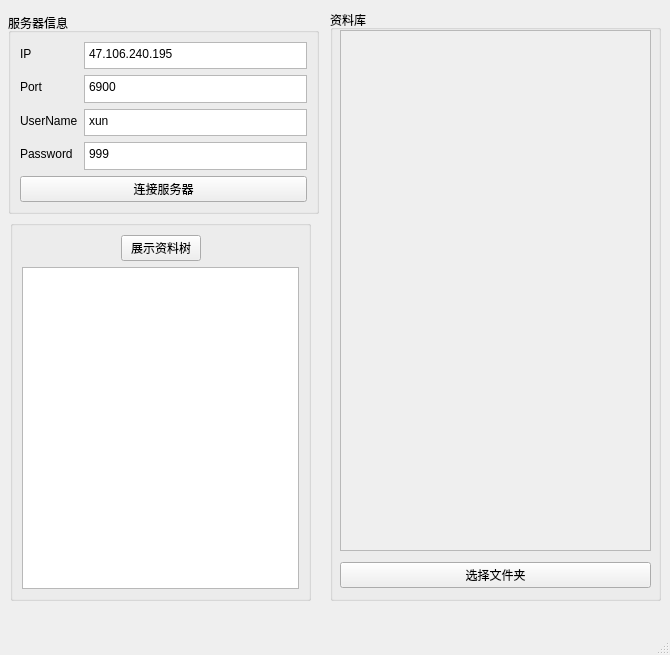
<?xml version="1.0" encoding="UTF-8"?>
<ui version="4.0">
 <class>MainWindow</class>
 <widget class="QMainWindow" name="MainWindow">
  <property name="geometry">
   <rect>
    <x>0</x>
    <y>0</y>
    <width>670</width>
    <height>655</height>
   </rect>
  </property>
  <property name="windowTitle">
   <string>MainWindow</string>
  </property>
  <property name="toolTipDuration">
   <number>-4</number>
  </property>
  <widget class="QWidget" name="centralwidget">
   <widget class="QGroupBox" name="groupBox">
    <property name="geometry">
     <rect>
      <x>8</x>
      <y>13</y>
      <width>311</width>
      <height>201</height>
     </rect>
    </property>
    <property name="title">
     <string>服务器信息</string>
    </property>
    <layout class="QFormLayout" name="formLayout">
     <item row="0" column="0">
      <widget class="QLabel" name="label">
       <property name="text">
        <string>IP</string>
       </property>
      </widget>
     </item>
     <item row="0" column="1">
      <widget class="QTextEdit" name="textEditIP">
       <property name="html">
        <string>&lt;!DOCTYPE HTML PUBLIC &quot;-//W3C//DTD HTML 4.0//EN&quot; &quot;http://www.w3.org/TR/REC-html40/strict.dtd&quot;&gt;
&lt;html&gt;&lt;head&gt;&lt;meta name=&quot;qrichtext&quot; content=&quot;1&quot; /&gt;&lt;meta charset=&quot;utf-8&quot; /&gt;&lt;style type=&quot;text/css&quot;&gt;
p, li { white-space: pre-wrap; }
hr { height: 1px; border-width: 0; }
li.unchecked::marker { content: &quot;\2610&quot;; }
li.checked::marker { content: &quot;\2612&quot;; }
&lt;/style&gt;&lt;/head&gt;&lt;body style=&quot; font-family:'Microsoft YaHei UI'; font-size:9pt; font-weight:400; font-style:normal;&quot;&gt;
&lt;p style=&quot; margin-top:0px; margin-bottom:0px; margin-left:0px; margin-right:0px; -qt-block-indent:0; text-indent:0px;&quot;&gt;47.106.240.195&lt;/p&gt;&lt;/body&gt;&lt;/html&gt;</string>
       </property>
      </widget>
     </item>
     <item row="1" column="0">
      <widget class="QLabel" name="label_2">
       <property name="text">
        <string>Port</string>
       </property>
      </widget>
     </item>
     <item row="1" column="1">
      <widget class="QTextEdit" name="textEditPort">
       <property name="html">
        <string>&lt;!DOCTYPE HTML PUBLIC &quot;-//W3C//DTD HTML 4.0//EN&quot; &quot;http://www.w3.org/TR/REC-html40/strict.dtd&quot;&gt;
&lt;html&gt;&lt;head&gt;&lt;meta name=&quot;qrichtext&quot; content=&quot;1&quot; /&gt;&lt;meta charset=&quot;utf-8&quot; /&gt;&lt;style type=&quot;text/css&quot;&gt;
p, li { white-space: pre-wrap; }
hr { height: 1px; border-width: 0; }
li.unchecked::marker { content: &quot;\2610&quot;; }
li.checked::marker { content: &quot;\2612&quot;; }
&lt;/style&gt;&lt;/head&gt;&lt;body style=&quot; font-family:'Microsoft YaHei UI'; font-size:9pt; font-weight:400; font-style:normal;&quot;&gt;
&lt;p style=&quot; margin-top:0px; margin-bottom:0px; margin-left:0px; margin-right:0px; -qt-block-indent:0; text-indent:0px;&quot;&gt;6900&lt;/p&gt;&lt;/body&gt;&lt;/html&gt;</string>
       </property>
      </widget>
     </item>
     <item row="4" column="0" colspan="2">
      <widget class="QPushButton" name="ConnectButton">
       <property name="text">
        <string>连接服务器</string>
       </property>
      </widget>
     </item>
     <item row="2" column="0">
      <widget class="QLabel" name="label_3">
       <property name="text">
        <string>UserName</string>
       </property>
      </widget>
     </item>
     <item row="2" column="1">
      <widget class="QTextEdit" name="textEditUserName">
       <property name="html">
        <string>&lt;!DOCTYPE HTML PUBLIC &quot;-//W3C//DTD HTML 4.0//EN&quot; &quot;http://www.w3.org/TR/REC-html40/strict.dtd&quot;&gt;
&lt;html&gt;&lt;head&gt;&lt;meta name=&quot;qrichtext&quot; content=&quot;1&quot; /&gt;&lt;meta charset=&quot;utf-8&quot; /&gt;&lt;style type=&quot;text/css&quot;&gt;
p, li { white-space: pre-wrap; }
hr { height: 1px; border-width: 0; }
li.unchecked::marker { content: &quot;\2610&quot;; }
li.checked::marker { content: &quot;\2612&quot;; }
&lt;/style&gt;&lt;/head&gt;&lt;body style=&quot; font-family:'Microsoft YaHei UI'; font-size:9pt; font-weight:400; font-style:normal;&quot;&gt;
&lt;p style=&quot; margin-top:0px; margin-bottom:0px; margin-left:0px; margin-right:0px; -qt-block-indent:0; text-indent:0px;&quot;&gt;xun&lt;/p&gt;&lt;/body&gt;&lt;/html&gt;</string>
       </property>
      </widget>
     </item>
     <item row="3" column="0">
      <widget class="QLabel" name="label_4">
       <property name="text">
        <string>Password</string>
       </property>
      </widget>
     </item>
     <item row="3" column="1">
      <widget class="QTextEdit" name="textEditPassword">
       <property name="html">
        <string>&lt;!DOCTYPE HTML PUBLIC &quot;-//W3C//DTD HTML 4.0//EN&quot; &quot;http://www.w3.org/TR/REC-html40/strict.dtd&quot;&gt;
&lt;html&gt;&lt;head&gt;&lt;meta name=&quot;qrichtext&quot; content=&quot;1&quot; /&gt;&lt;meta charset=&quot;utf-8&quot; /&gt;&lt;style type=&quot;text/css&quot;&gt;
p, li { white-space: pre-wrap; }
hr { height: 1px; border-width: 0; }
li.unchecked::marker { content: &quot;\2610&quot;; }
li.checked::marker { content: &quot;\2612&quot;; }
&lt;/style&gt;&lt;/head&gt;&lt;body style=&quot; font-family:'Microsoft YaHei UI'; font-size:9pt; font-weight:400; font-style:normal;&quot;&gt;
&lt;p style=&quot; margin-top:0px; margin-bottom:0px; margin-left:0px; margin-right:0px; -qt-block-indent:0; text-indent:0px;&quot;&gt;999&lt;/p&gt;&lt;/body&gt;&lt;/html&gt;</string>
       </property>
      </widget>
     </item>
    </layout>
   </widget>
   <widget class="QGroupBox" name="groupBox_2">
    <property name="geometry">
     <rect>
      <x>10</x>
      <y>220</y>
      <width>301</width>
      <height>381</height>
     </rect>
    </property>
    <property name="title">
     <string/>
    </property>
    <layout class="QGridLayout" name="gridLayout">
     <item row="2" column="1">
      <layout class="QVBoxLayout" name="verticalLayout">
       <item>
        <layout class="QHBoxLayout" name="horizontalLayout_2">
         <item>
          <spacer name="horizontalSpacer">
           <property name="orientation">
            <enum>Qt::Horizontal</enum>
           </property>
           <property name="sizeHint" stdset="0">
            <size>
             <width>40</width>
             <height>20</height>
            </size>
           </property>
          </spacer>
         </item>
         <item>
          <widget class="QPushButton" name="displayTree">
           <property name="text">
            <string>展示资料树</string>
           </property>
          </widget>
         </item>
         <item>
          <spacer name="horizontalSpacer_2">
           <property name="orientation">
            <enum>Qt::Horizontal</enum>
           </property>
           <property name="sizeHint" stdset="0">
            <size>
             <width>40</width>
             <height>20</height>
            </size>
           </property>
          </spacer>
         </item>
        </layout>
       </item>
      </layout>
     </item>
     <item row="3" column="1">
      <widget class="QTreeView" name="treeView"/>
     </item>
    </layout>
   </widget>
   <widget class="QGroupBox" name="groupBox_3">
    <property name="geometry">
     <rect>
      <x>330</x>
      <y>10</y>
      <width>331</width>
      <height>591</height>
     </rect>
    </property>
    <property name="title">
     <string>资料库</string>
    </property>
    <widget class="QScrollArea" name="scrollArea">
     <property name="geometry">
      <rect>
       <x>10</x>
       <y>20</y>
       <width>311</width>
       <height>521</height>
      </rect>
     </property>
     <property name="widgetResizable">
      <bool>true</bool>
     </property>
     <widget class="QWidget" name="scrollAreaWidgetContents">
      <property name="geometry">
       <rect>
        <x>0</x>
        <y>0</y>
        <width>309</width>
        <height>519</height>
       </rect>
      </property>
     </widget>
    </widget>
    <widget class="QWidget" name="horizontalLayoutWidget_2">
     <property name="geometry">
      <rect>
       <x>10</x>
       <y>550</y>
       <width>311</width>
       <height>31</height>
      </rect>
     </property>
     <layout class="QHBoxLayout" name="horizontalLayout_3">
      <item>
       <widget class="QPushButton" name="SelectDirButton">
        <property name="text">
         <string>选择文件夹</string>
        </property>
       </widget>
      </item>
     </layout>
    </widget>
   </widget>
  </widget>
  <widget class="QMenuBar" name="menubar">
   <property name="geometry">
    <rect>
     <x>0</x>
     <y>0</y>
     <width>670</width>
     <height>25</height>
    </rect>
   </property>
  </widget>
  <widget class="QStatusBar" name="statusbar"/>
 </widget>
 <resources/>
 <connections/>
</ui>
